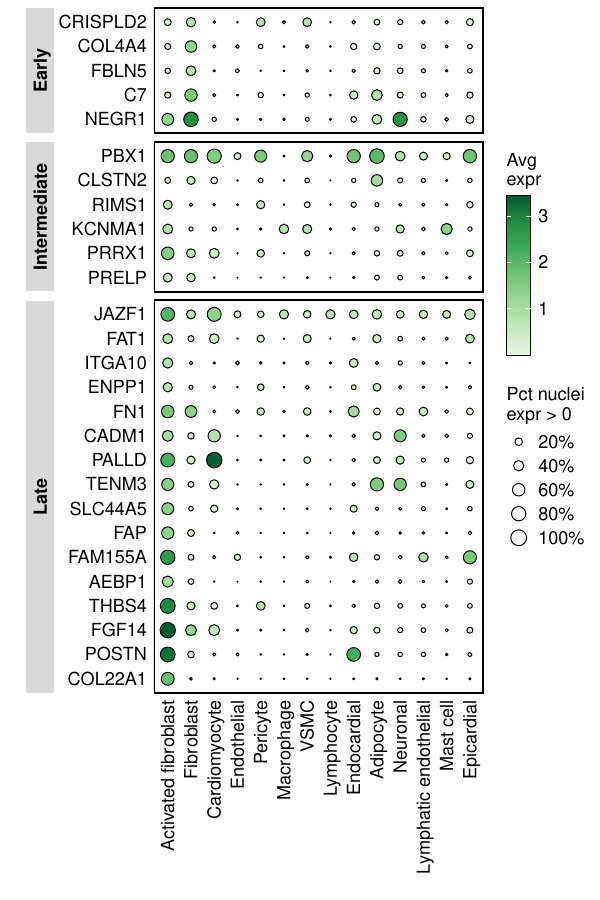

Write the R code that produced this figure.
library(tidyverse)

#读入数据
data  = readxl::read_xlsx("data.xlsx")

#先定义好各列因子的顺序，防止绘图时按照默认首字母排序排乱了
data$Gene <- factor(data$Gene, levels = data$Gene %>% unique() %>% rev())
data$CellType <- factor(data$CellType, levels = data$CellType %>% unique())
data$Trajectory <- factor(data$Trajectory, levels = data$Trajectory %>% unique())

# 绘图
ggplot(data, aes(CellType, Gene)) + 
  geom_point(aes(fill = Avg_Expr, size = Pct_Expr0),
             shape = 21, color = "black") + 
  facet_grid(Trajectory~., scales = "free", space='free', switch = "y") +
  scale_size_continuous(breaks = seq(0.2, 1, 0.2), limits = c(0, 1),
                        range = c(0, 5),
                        labels = c("20%", "40%", "60%", "80%", "100%")) + 
  scale_fill_distiller(palette = "Greens", direction = 1) +
  #scale_fill_gradient(low = 'white', high = 'red') +
  theme_bw() +
  theme(panel.grid = element_blank(),
        panel.border = element_rect(color = "black", linewidth = 1),
        strip.background.y = element_rect(color="white"),
        strip.placement = "outside",
        strip.text.y = element_text(size = 13, color = "black", face = "bold"),
        axis.text.x = element_text(angle = 90, color = "black", size = 13, hjust = 1), 
        axis.text.y = element_text(color = "black", size = 13, vjust = 0.5),
        axis.ticks = element_blank(),
        legend.title = element_text(size = 13),
        legend.text=element_text(size=13)) + 
  guides(fill = guide_colorbar(ticks = FALSE, 
                               barheight = 8, 
                               frame.colour = "black")) + 
  labs(x = "", y = "", 
       fill = "Avg\nexpr", 
       size = "Pct nuclei\nexpr > 0") +
  ggpubr::rotate_x_text(hjust = 1)

ggsave("bubble-heatmap.png", width = 6, height = 9, dpi = 600)
ggsave("bubble-heatmap.pdf", width = 6, height = 9)
